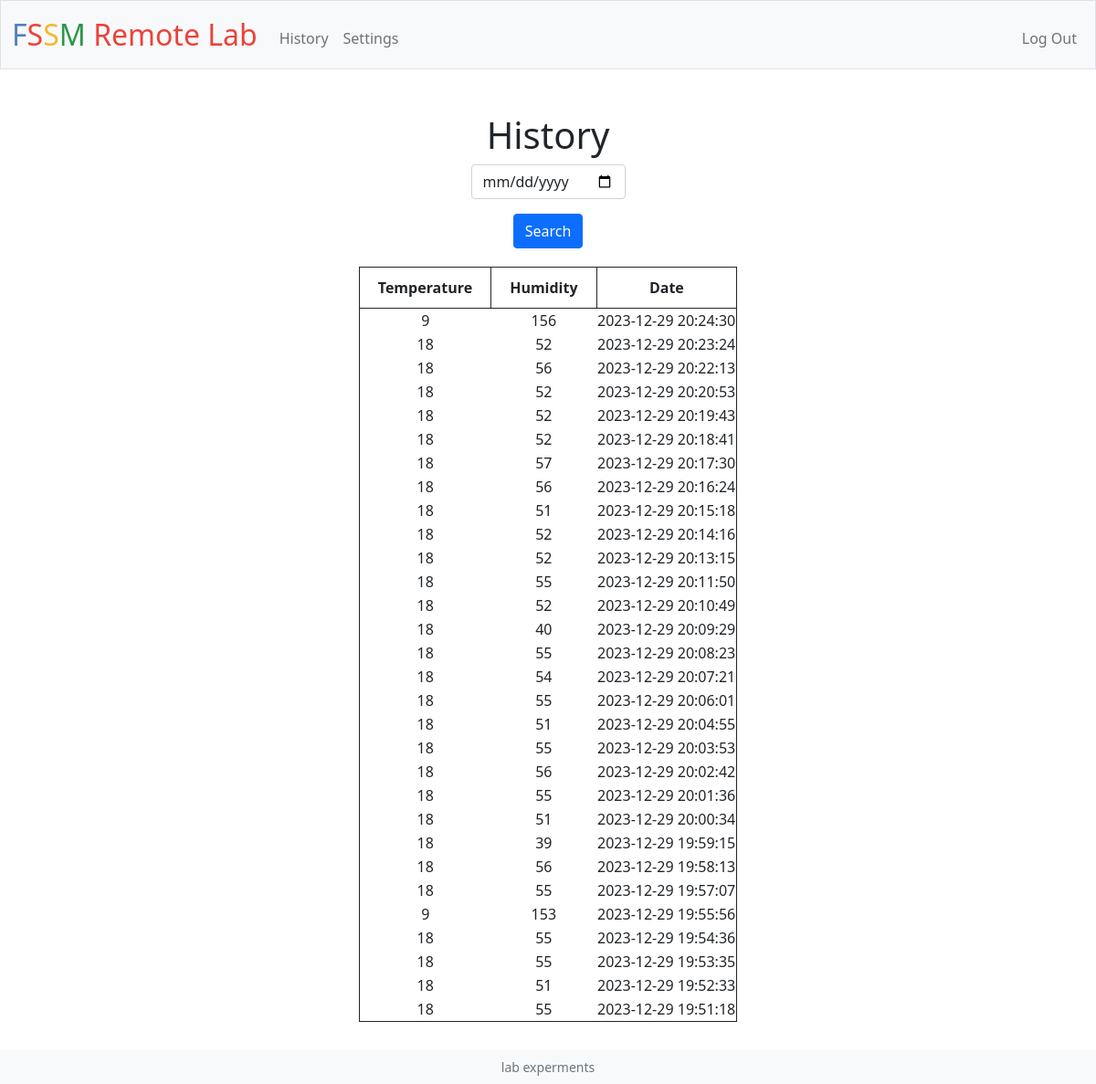
Screenshot of /history (signed in) with the database file from the repository.
### tables this page shows
CREATE TABLE temperature (id INTEGER PRIMARY KEY AUTOINCREMENT NOT NULL,
    temperature NUMERIC,
    humidity NUMERIC,
    date DATETIME NOT NULL);

### app.py (the view)
@app.route("/history", methods=["GET", "POST"])
@login_required
def history():
    if request.method == "POST":
        date = request.form.get("date")
        if not date:
            return apology("no date entered")
        data = db.execute("SELECT temperature, humidity, date FROM temperature WHERE DATE(date) = '{}' ORDER BY date DESC;".format(date))
        return render_template("history.html", data=data)
    else:
        data = db.execute("SELECT temperature, humidity, date FROM temperature ORDER BY date DESC LIMIT 30;")
        return render_template("history.html", data=data)

### app.py (called while the page is built)
@app.after_request
def after_request(response):
    response.headers["Cache-Control"] = "no-cache, no-store, must-revalidate"
    response.headers["Expires"] = 0
    response.headers["Pragma"] = "no-cache"
    return response

### helpers.py (called while the page is built)
def login_required(f):
    @wraps(f)
    def decorated_function(*args, **kwargs):
        if session.get("user_id") is None:
            return redirect("/login")
        return f(*args, **kwargs)
    return decorated_function

### templates/history.html (shortened to what this page needs)
{% extends "layout.html" %}
{% block main %}
<h1>History</h1>
<form method="post" action="/history">
    <div class="mb-3">
        <input class="form-control mx-auto w-auto" id="date" name="date" type="date" required>
    </div>
    <button class="btn btn-primary" type="submit">Search</button>
</form>
<table class="mx-auto w-auto">
    <thead>
        <tr>
            <th> Temperature </th>
            <th> Humidity </th>
            <th> Date </th>
        </tr>
    </thead>
    <tbody>
        {% for item in data %}
            <tr>
                <td>{{ item['temperature'] }}</td>
                <td>{{ item['humidity'] }}</td>
                <td>{{ item['date'] }}</td>
            </tr>
        {% endfor %}
    </tbody>
</table>
{% endblock %}

### templates/layout.html (shortened to what this page needs)
<!DOCTYPE html>
<html lang="en">
    <head>
        <link href="https://cdn.jsdelivr.net/npm/bootstrap@5.1.3/dist/css/bootstrap.min.css" rel="stylesheet">
        <link href="/static/styles.css" rel="stylesheet">
    </head>
    <body>
        <nav class="bg-light border navbar navbar-expand-md navbar-light">
            <div class="container-fluid">
                <a class="navbar-brand" href="/"><span class="blue">F</span><span class="red">S</span><span class="yellow">S</span><span class="green">M</span> <span class="red">Remote Lab</span></a>
                <div class="collapse navbar-collapse" id="navbar">
                    {% if session["user_id"] %}
                        <ul class="navbar-nav me-auto mt-2">
                            <li class="nav-item"><a class="nav-link" href="/history">History</a></li>
                            <li class="nav-item">
                                <div class="dropdown">
                                    <span class="nav-link">Settings</span>
                                </div>
                            </li>
                        </ul>
                        <ul class="navbar-nav ms-auto mt-2">
                            <li class="nav-item"><a class="nav-link" href="/logout">Log Out</a></li>
                        </ul>
                    {% else %}
                        <ul class="navbar-nav ms-auto mt-2">
                            <li class="nav-item"><a class="nav-link" href="/register">Subscription <br>Request</a></li>
                            <li class="nav-item"><a class="nav-link" href="/login">Log In</a></li>
                        </ul>
                    {% endif %}
                </div>
            </div>
        </nav>
        <main class="container-fluid py-5 text-center">
            {% block main %}{% endblock %}
        </main>
        <footer class="bg-light small text-center text-muted">
            lab experments
        </footer>
    </body>
</html>

### static/styles.css (style rules this page uses)
nav .navbar-brand { font-size: xx-large; }
nav .navbar-brand .blue { color: #537fbe; }
nav .navbar-brand .red { color: #ea433b; }
nav .navbar-brand .yellow { color: #f5b82e; }
nav .navbar-brand .green { color: #2e944b; }
body { background-color: white; }
footer { position: fixed; left: 0; bottom: 0; margin-bottom: 0; width: 100%; padding-top: .5rem; padding-bottom: .5rem; }
.dropdown { position: relative; display: inline-block; }

### templates/history.html (style rules this page uses)
table, th { border: 1px solid; }
table { width: 90%; margin: auto; }
th { padding-left: 20px; padding-right: 20px; padding-top: 10px; padding-bottom: 10px; }
table { margin-top: 20px; margin-bottom: 20px; }

### rows the page displays
temperature: temperature "9", humidity "156", date "2023-12-29 20:24:30"
temperature: temperature "18", humidity "52", date "2023-12-29 20:23:24"
temperature: temperature "18", humidity "56", date "2023-12-29 20:22:13"
temperature: temperature "18", humidity "52", date "2023-12-29 20:20:53"
temperature: temperature "18", humidity "52", date "2023-12-29 20:19:43"
temperature: temperature "18", humidity "52", date "2023-12-29 20:18:41"
temperature: temperature "18", humidity "57", date "2023-12-29 20:17:30"
temperature: temperature "18", humidity "56", date "2023-12-29 20:16:24"
temperature: temperature "18", humidity "51", date "2023-12-29 20:15:18"
temperature: temperature "18", humidity "52", date "2023-12-29 20:14:16"
temperature: temperature "18", humidity "52", date "2023-12-29 20:13:15"
temperature: temperature "18", humidity "55", date "2023-12-29 20:11:50"
temperature: temperature "18", humidity "52", date "2023-12-29 20:10:49"
temperature: temperature "18", humidity "40", date "2023-12-29 20:09:29"
temperature: temperature "18", humidity "55", date "2023-12-29 20:08:23"
temperature: temperature "18", humidity "54", date "2023-12-29 20:07:21"
temperature: temperature "18", humidity "55", date "2023-12-29 20:06:01"
temperature: temperature "18", humidity "51", date "2023-12-29 20:04:55"
temperature: temperature "18", humidity "55", date "2023-12-29 20:03:53"
temperature: temperature "18", humidity "56", date "2023-12-29 20:02:42"
temperature: temperature "18", humidity "55", date "2023-12-29 20:01:36"
temperature: temperature "18", humidity "51", date "2023-12-29 20:00:34"
temperature: temperature "18", humidity "39", date "2023-12-29 19:59:15"
temperature: temperature "18", humidity "56", date "2023-12-29 19:58:13"
temperature: temperature "18", humidity "55", date "2023-12-29 19:57:07"
temperature: temperature "9", humidity "153", date "2023-12-29 19:55:56"
temperature: temperature "18", humidity "55", date "2023-12-29 19:54:36"
temperature: temperature "18", humidity "55", date "2023-12-29 19:53:35"
temperature: temperature "18", humidity "51", date "2023-12-29 19:52:33"
temperature: temperature "18", humidity "55", date "2023-12-29 19:51:18"
